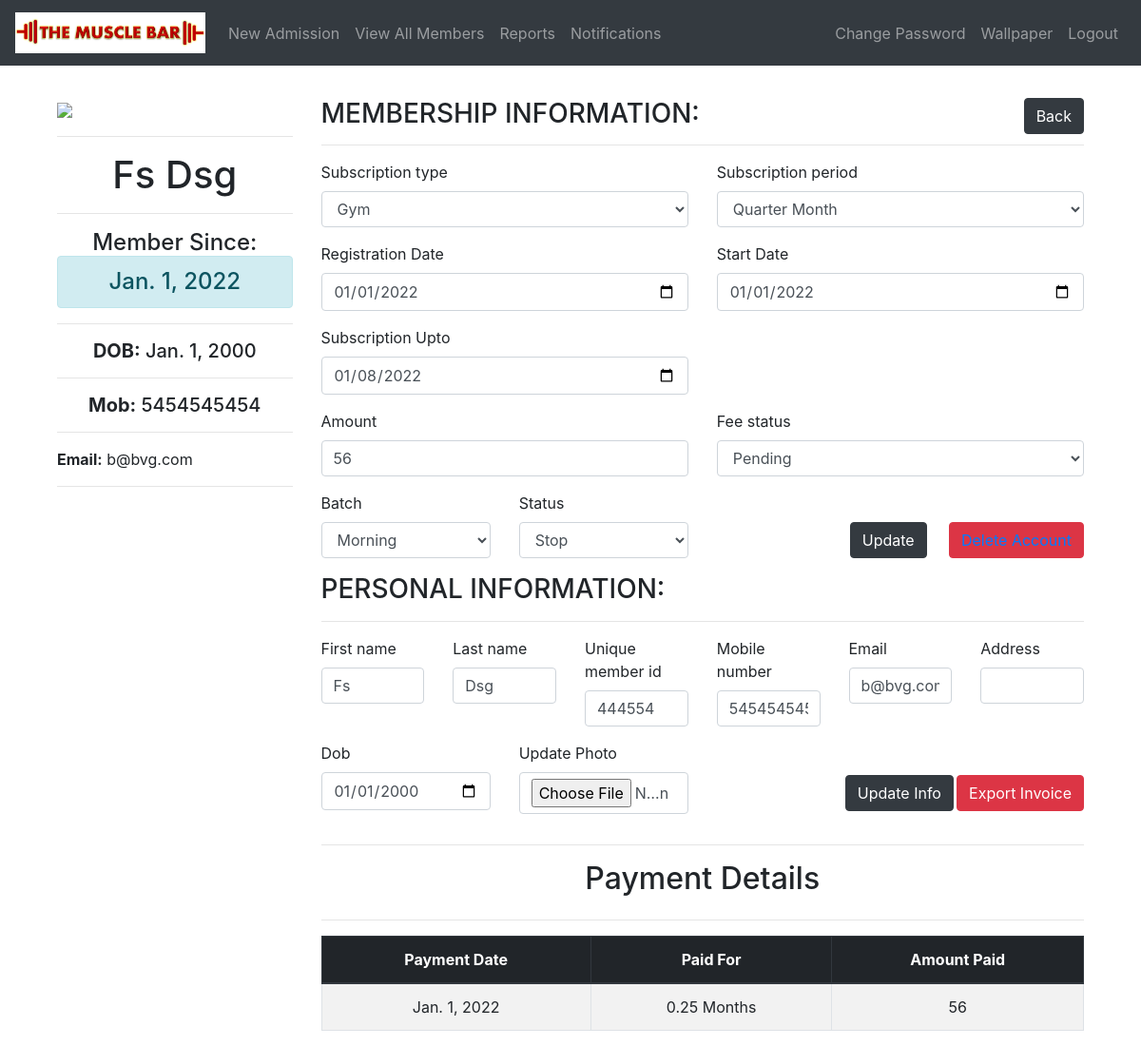
The app's page /members/update/2/ (signed in), older data.
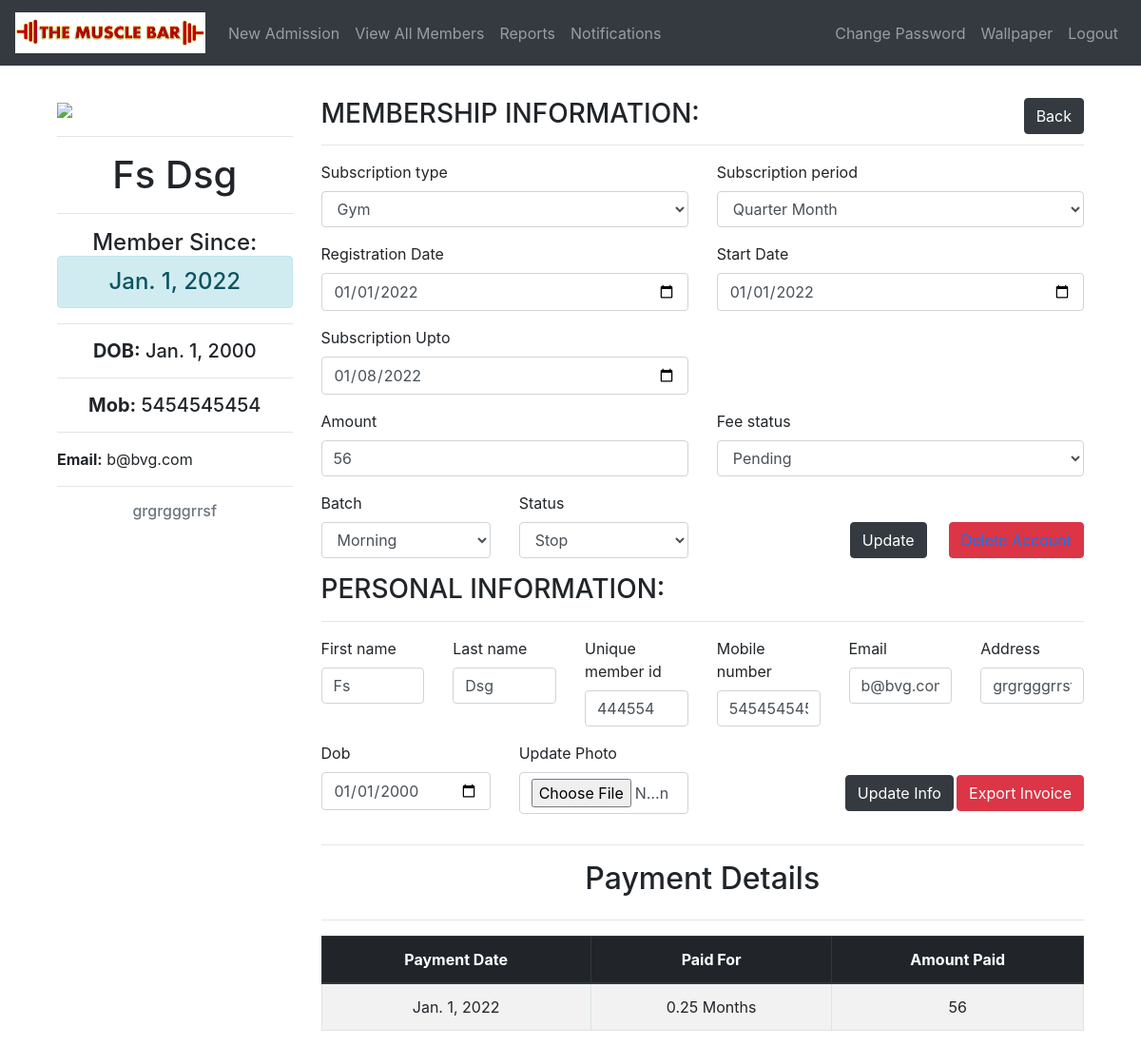
The same page, newer data.
### members/models.py (models this page shows, shortened)
class Member(models.Model):
    member_id = models.AutoField(primary_key=True)
    unique_member_id = models.CharField(("MEMBER's GYM ID"), max_length=50)
    first_name = models.CharField(("First Name"), max_length=50)
    last_name = models.CharField(("Last Name"), max_length=50)
    mobile_number = models.CharField(("Mobile Number"), max_length=10, unique=True)
    email = models.EmailField(null=True, blank=True)
    address = models.CharField(max_length=300, blank=True)
    medical_history = models.CharField(
        ("Medical History"), max_length=300, blank=True, default="None"
    )
    admitted_on = models.DateField(auto_now_add=True)
    registration_date = models.DateField(("Registration Date"), default="dd/mm/yyyy")
    start_date = models.DateField(("Start Date"), default="dd/mm/yyyy")
    registration_upto = models.DateField()
    dob = models.DateField(default="dd/mm/yyyy")
    subscription_type = models.CharField(
        ("Subscription Type"),
        max_length=30,
        choices=SUBSCRIPTION_TYPE_CHOICES,
        default=SUBSCRIPTION_TYPE_CHOICES[0][0],
    )
    subscription_period = models.CharField(
        ("Subscription Period"),
        max_length=30,
        choices=SUBSCRIPTION_PERIOD_CHOICES,
        default=SUBSCRIPTION_PERIOD_CHOICES[2][0],
    )
    amount = models.CharField(max_length=30)
    fee_status = models.CharField(
        ("Fee Status"), max_length=30, choices=FEE_STATUS, default=FEE_STATUS[0][0]
    )
    batch = models.CharField(max_length=30, choices=BATCH, default=BATCH[0][0])
    photo = models.FileField(upload_to="photos/", blank=True)
    notification = models.IntegerField(default=2, blank=True)
    stop = models.IntegerField(
        ("Status"), choices=STATUS, default=STATUS[0][0], blank=True
    )

### members/views.py (the view, shortened to what this page needs)
# urls.py: path('update/<int:id>/', login_required(views.update_member), name='update_member'),
def update_member(request, id):
    if request.method == "POST" and request.POST.get("export"):
        return generateInvoice(id)
    if request.method == "POST" and request.POST.get("no"):
        return redirect("/")
    if request.method == "POST" and request.POST.get("gym_membership"):
        gym_form = UpdateMemberGymForm(request.POST)
        if gym_form.is_valid():
            object = Member.objects.get(pk=id)
            amount = request.POST.get("amount")
            day = (
                parser.parse(request.POST.get("registration_upto"))
                - delta.relativedelta(
                    days=(float(request.POST.get("subscription_period"))) * 30
                )
            ).day
            last_day = parser.parse(str(object.registration_upto)).day
            month = parser.parse(request.POST.get("registration_upto")).month
            last_month = parser.parse(str(object.registration_upto)).month
            if (
                object.stop == 1
                and not request.POST.get("stop") == "0"
                and request.POST.get("gym_membership")
            ):
                messages.error(
                    request, "Please start the status of user to update the record"
                )
                return redirect("update_member", id=object.pk)
            elif (
                (object.batch != request.POST.get("batch"))
                or (object.amount != amount)
                or (
                    object.subscription_period
                    != request.POST.get("subscription_period")
                )
                or (
                    datetime.datetime.strptime(str(object.start_date), "%Y-%m-%d")
                    != datetime.datetime.strptime(
                        request.POST.get("start_date"), "%Y-%m-%d"
                    )
                )
                or (
                    datetime.datetime.strptime(
                        str(object.registration_date), "%Y-%m-%d"
                    )
                    != datetime.datetime.strptime(
                        request.POST.get("registration_date"), "%Y-%m-%d"
                    )
                )
                or (request.POST.get("fee_status") == "paid")
                or (request.POST.get("fee_status") == "pending")
                or (
                    object.subscription_period
                    != request.POST.get("subscription_period")
                )
            ):
                object.batch = request.POST.get("batch")
                object.start_date = parser.parse(request.POST.get("start_date"))
                object.registration_date = parser.parse(
                    request.POST.get("registration_date")
                )
                object.registration_upto = parser.parse(
                    request.POST.get("start_date")
                ) + delta.relativedelta(
                    days=(float(request.POST.get("subscription_period"))) * 30
                )
                object.fee_status = request.POST.get("fee_status")
                object.amount = amount
                object.subscription_type = request.POST.get("subscription_type")
                object.subscription_period = request.POST.get("subscription_period")
                object = check_status(request, object)
                model_save(object)
            else:
                if not request.POST.get("stop") == "1":
                    object.start_date = parser.parse(
                        request.POST.get("registration_upto")
                    )
                    object.registration_upto = parser.parse(
                        request.POST.get("registration_upto")
                    ) + delta.relativedelta(
                        days=(float(request.POST.get("subscription_period"))) * 30
                    )
                    object.amount = request.POST.get("amount")
                    if request.POST.get("fee_status") == "pending":
                        object.notification = 1
                    elif request.POST.get("fee_status") == "paid":
                        object.notification = 2
                object.fee_status = request.POST.get("fee_status")
                object = check_status(request, object)
                model_save(object)
            if object.fee_status == "paid":
                check = Payments.objects.filter(
                    payment_date=object.start_date, user__pk=object.pk
                ).count()
                if check == 0:
                    payments = Payments(
                        user=object,
                        payment_date=object.start_date,
                        payment_period=object.subscription_period,
                        payment_amount=object.amount,
                    )
                    payments.save()
            user = Member.objects.get(pk=id)
            gym_form = UpdateMemberGymForm(
                initial={
                    "start_date": user.start_date,
                    "registration_upto": user.registration_upto,
                    "subscription_type": user.subscription_type,
                    "subscription_period": user.subscription_period,
                    "amount": user.amount,
                    "fee_status": user.fee_status,
                    "batch": user.batch,
                    "stop": user.stop,
                }
            )
            info_form = UpdateMemberInfoForm(
                initial={
                    "first_name": user.first_name,
                    "last_name": user.last_name,
                    "dob": user.dob,
                    "unique_member_id": user.unique_member_id,
                    "mobile_number": user.mobile_number,
                    "email": user.email,
                    "address": user.address,
                }
            )
            try:
                payments = Payments.objects.filter(user=user)
            except Payments.DoesNotExist:
                payments = "No Records"
            messages.success(request, "Record updated successfully!")
            return redirect("update_member", id=user.pk)
        else:
            user = Member.objects.get(pk=id)
            info_form = UpdateMemberInfoForm(
                initial={
                    "first_name": user.first_name,
                    "last_name": user.last_name,
                    "dob": user.dob,
                    "unique_member_id": user.unique_member_id,
                    "mobile_number": user.mobile_number,
                    "email": user.email,
                    "address": user.address,
                }
            )
            try:
                payments = Payments.objects.filter(user=user)
            except Payments.DoesNotExist:
                payments = "No Records"
            return render(
                request,
                "update.html",
                {
                    "payments": payments,
                    "gym_form": gym_form,
                    "info_form": info_form,
                    "user": user,
                    "subs_end_today_count": get_notification_count(),
                },
            )
    else:
        user = Member.objects.get(pk=id)
        if len(Payments.objects.filter(user=user)) > 0:
            payments = Payments.objects.filter(user=user)
        else:
            payments = "No Records"
        gym_form = UpdateMemberGymForm(
            initial={
                "registration_date": user.registration_date,
                "start_date": user.start_date,
                "registration_upto": user.registration_upto,
                "subscription_type": user.subscription_type,
                "subscription_period": user.subscription_period,
                "amount": user.amount,
                "fee_status": user.fee_status,
                "batch": user.batch,
                "stop": user.stop,
            }
        )
        info_form = UpdateMemberInfoForm(
            initial={
                "first_name": user.first_name,
                "last_name": user.last_name,
                "dob": user.dob,
                "unique_member_id": user.unique_member_id,
                "mobile_number": user.mobile_number,
                "email": user.email,
                "address": user.address,
            }
        )
        return render(
            request,
            "update.html",
            {
                "payments": payments,
                "gym_form": gym_form,
                "info_form": info_form,
                "user": user,
                "subs_end_today_count": get_notification_count(),
            },
        )

### members/templates/update.html (shortened to what the changed rows need)
{% extends 'base.html' %}
{% load tags %}
{% block content %}
<div class="container" style="margin-top: 3%">
  <div class="row">
    <div class="col-md-3">
      {% if user.photo %}
      <img src="{{ user.photo.url }}" class="img-fluid">
      {% else %}
      <img src="/media/default.jpg" class="img-fluid">
      {% endif %}
      <hr>
      <h1 class="text-center">{{ user.first_name }} {{ user.last_name }}</h1>
      <hr>
      <h4 class="text-center">Member Since:<div class="alert alert-info">{{ user.registration_date }}</div>
      </h4>
      <hr>
      <h5 class="text-center"><strong>DOB:</strong> {{ user.dob }}</h5>
      <hr>
      <h5 class="text-center"><strong>Mob:</strong> {{ user.mobile_number }}</h5>
      <hr>
      <h7 class="text-center"><strong>Email:</strong> {{ user.email }}</h7>
      <hr>
      <h6 class="text-muted text-center">{{ user.address }}</h6>
    </div>
    <div class="col">
      <form method="POST" action="{% url 'update_member' user.member_id %}" style="margin-top: 2%"
        enctype="multipart/form-data">
        <div class="row">
          <div class="form-group col-lg-6 col-md-6 col-sm-12 col-xs-12">
            <label for="subscription_type">{{ gym_form.subscription_type.label }}</label>
            {{ gym_form.subscription_type | add_css:"form-control" }}
          </div>
          <div class="form-group col-lg-6 col-md-6 col-sm-12 col-xs-12">
            <label for="subscription_period">{{ gym_form.subscription_period.label }}</label>
            {{ gym_form.subscription_period | add_css:"form-control" }}
          </div>
        </div>
        <div class="row">
          <div class="form-group col-lg-6 col-md-6 col-sm-12 col-xs-12">
            <label for="registration_date">Registration Date</label>
            {{ gym_form.registration_date }}
          </div>
          <div class="form-group col-lg-6 col-md-6 col-sm-12 col-xs-12">
            <label for="start_date">Start Date</label>
            {{ gym_form.start_date }}
          </div>
          <div class="form-group col-lg-6 col-md-6 col-sm-12 col-xs-12">
            <label for="subscription_upto">Subscription Upto</label>
            {{ gym_form.registration_upto }}
          </div>
        </div>
        <div class="row">
          <div class="form-group col-lg-6 col-md-6 col-sm-12 col-xs-12">
            <label for="amount">{{ gym_form.amount.label }}</label>
            {{ gym_form.amount | add_css:"form-control" }}
          </div>
          <div class="form-group col-lg-6 col-md-6 col-sm-12 col-xs-12">
            <label for="photo">{{ gym_form.fee_status.label }}</label>
            {{ gym_form.fee_status | add_css:"form-control" }}
          </div>
        </div>
        <div class="row">
          <div class="form-group col-lg-3 col-md-3 col-sm-12 col-xs-12">
            <label for="batch">{{ gym_form.batch.label }}</label>
            {{ gym_form.batch | add_css:"form-control" }}
          </div>
          <div class="form-group col-lg-3 col-md-3 col-sm-12 col-xs-12">
            <label for="stop">{{ gym_form.stop.label }}</label>
            {{ gym_form.stop | add_css:"form-control" }}
          </div>
        </div>
      </form>
      <form method="POST" action="{% url 'update_member' user.member_id %}" style="margin-top: 2%"
        enctype="multipart/form-data">
        <div class="row">
          <div class="form-group col">
            <label for="first_name">{{ info_form.first_name.label }}</label>
            {{ info_form.first_name | add_css:"form-control" }}
          </div>
          <div class="form-group col">
            <label for="last_name">{{ info_form.last_name.label }}</label>
            {{ info_form.last_name | add_css:"form-control" }}
          </div>
          <div class="form-group col">
            <label for="unique_member_id">{{ info_form.unique_member_id.label }}</label>
            {{ info_form.unique_member_id | add_css:"form-control" }}
          </div>
          <div class="form-group col">
            <label for="mobile_number">{{ info_form.mobile_number.label }}</label>
            {{ info_form.mobile_number | add_css:"form-control" }}
          </div>
          <div class="form-group col">
            <label for="email">{{ info_form.email.label }}</label>
            {{ info_form.email | add_css:"form-control" }}
          </div>
          <div class="form-group col">
            <label for="address">{{ info_form.address.label }}</label>
            {{ info_form.address | add_css:"form-control" }}
          </div>
        </div>
        <div class="row">
          <div class="form-group col-lg-3 col-md-3 col-sm-12 col-xs-12">
            <label for="dob">{{ info_form.dob.label }}</label>
            {{ info_form.dob | add_css:"form-control" }}
          </div>
          <div class="form-group col-lg-3 col-md-3 col-sm-12 col-xs-12">
            <label for="photo">{{ info_form.photo.label }}</label>
            {{ info_form.photo | add_css:"form-control" }}
          </div>
        </div>
      </form>
      <div class="row text-center">
        <div class="col">
          <h2>Payment Details</h2>
        </div>
      </div>
      {% if payments != 'No Records' %}
      <table class="table table-striped table-bordered">
        <thead class="text-center thead-dark">
          <tr>
            <th scope="col">Payment Date</th>
            <th scope="col">Paid For</th>
            <th scope="col">Amount Paid</th>
          </tr>
        </thead>
      </table>
      {% else %}
      <div class="row text-center">
        <div class="alert alert-warning col"> <strong>{{ payments }}</strong> </div>
      </div>
      {% endif %}
    </div>
  </div>
</div>
{% endblock %}

Row changes from the older to the newer data that the page shows:
changed Member "Fs": address (not shown) → "grgrgggrrsf"
